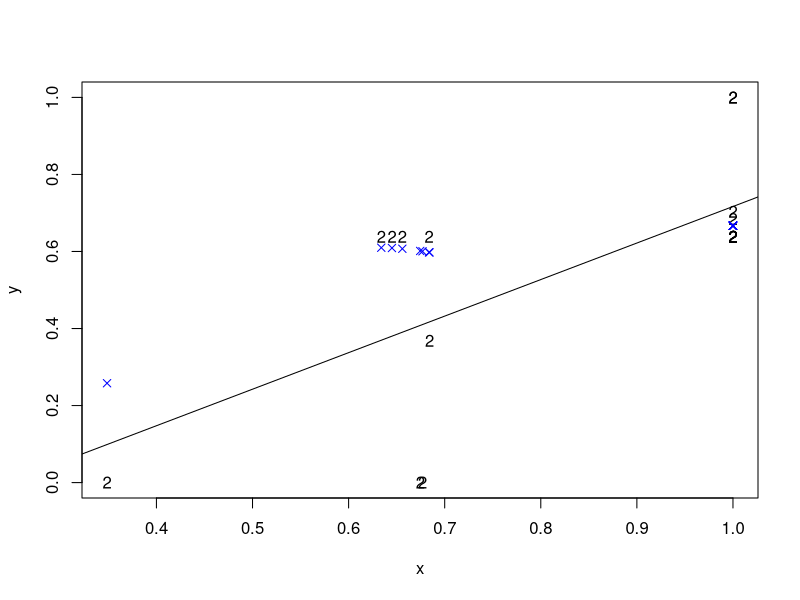
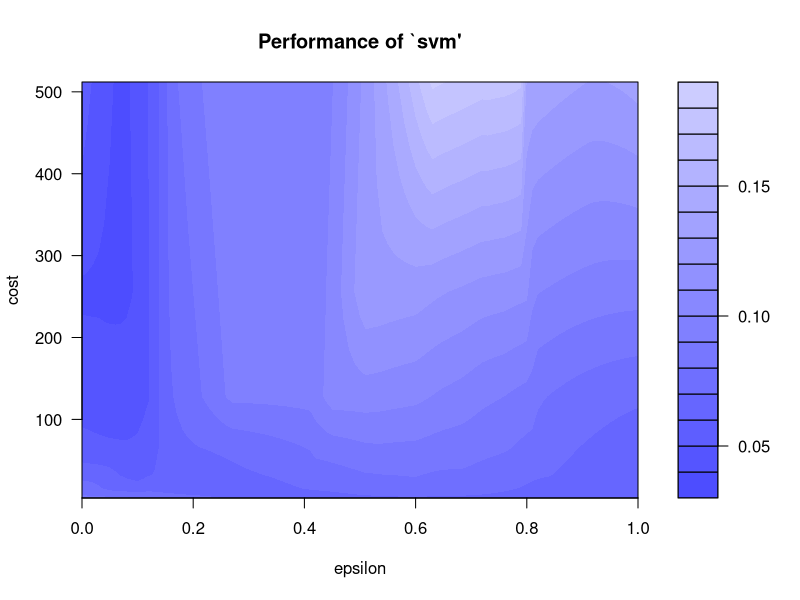
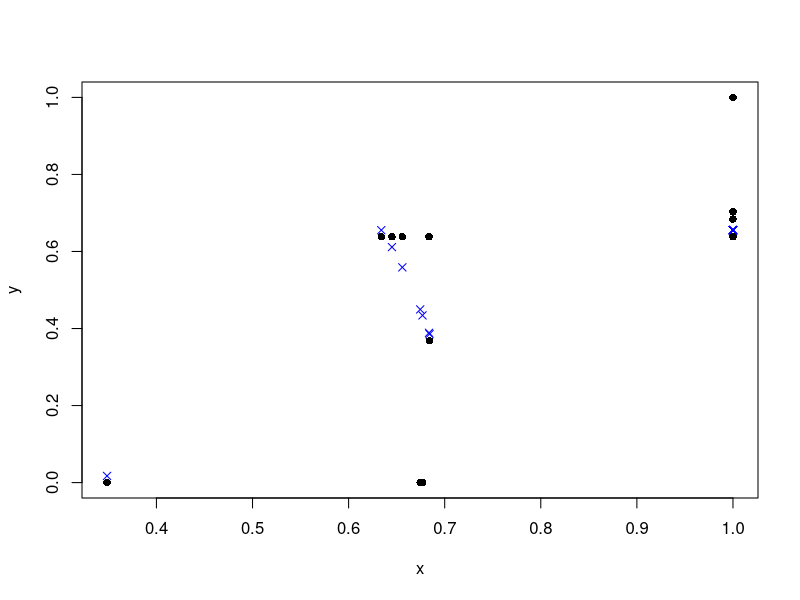

Source code (R) for these figures, in order:
#importing the library

library(e1071)

#importing the dataset

file<-read.csv("SVM_Classifier.csv")

#selecting the columns of concern

file<-file[-1]
x<-file[[1]]
y<-file[[2]]

#plotting the data points

train = data.frame(x,y)
plot(train,pch = 50)

#conducting AB test

model <- lm(y ~ x, train)
abline(model)

#fitting SVM classifier

model_svm <- svm(y ~ x , train)
pred <- predict(model_svm, train)
points(train$x, pred, col = "blue", pch=4)

#calculating error

error <- model$residuals
lm_error <- sqrt(mean(error^2)) # 3.832974

error_2 <- train$y - pred
svm_error <- sqrt(mean(error_2^2))

#tuning the SVM model as per the error calculation

svm_tune <- tune(svm, y ~ x, data = train,
                 ranges = list(epsilon = seq(0,1,0.01), cost = 2^(2:9)))
print(svm_tune)

#best SVM model
best_mod <- svm_tune$best.model
best_mod_pred <- predict(best_mod, train) 

#calculating error

error_best_mod <- train$y - best_mod_pred 
best_mod_RMSE <- sqrt(mean(error_best_mod^2)) # 1.290738 

#plotting and visualising the results

plot(svm_tune)
plot(train,pch=16)
points(train$x, best_mod_pred, col = "blue", pch=4)
